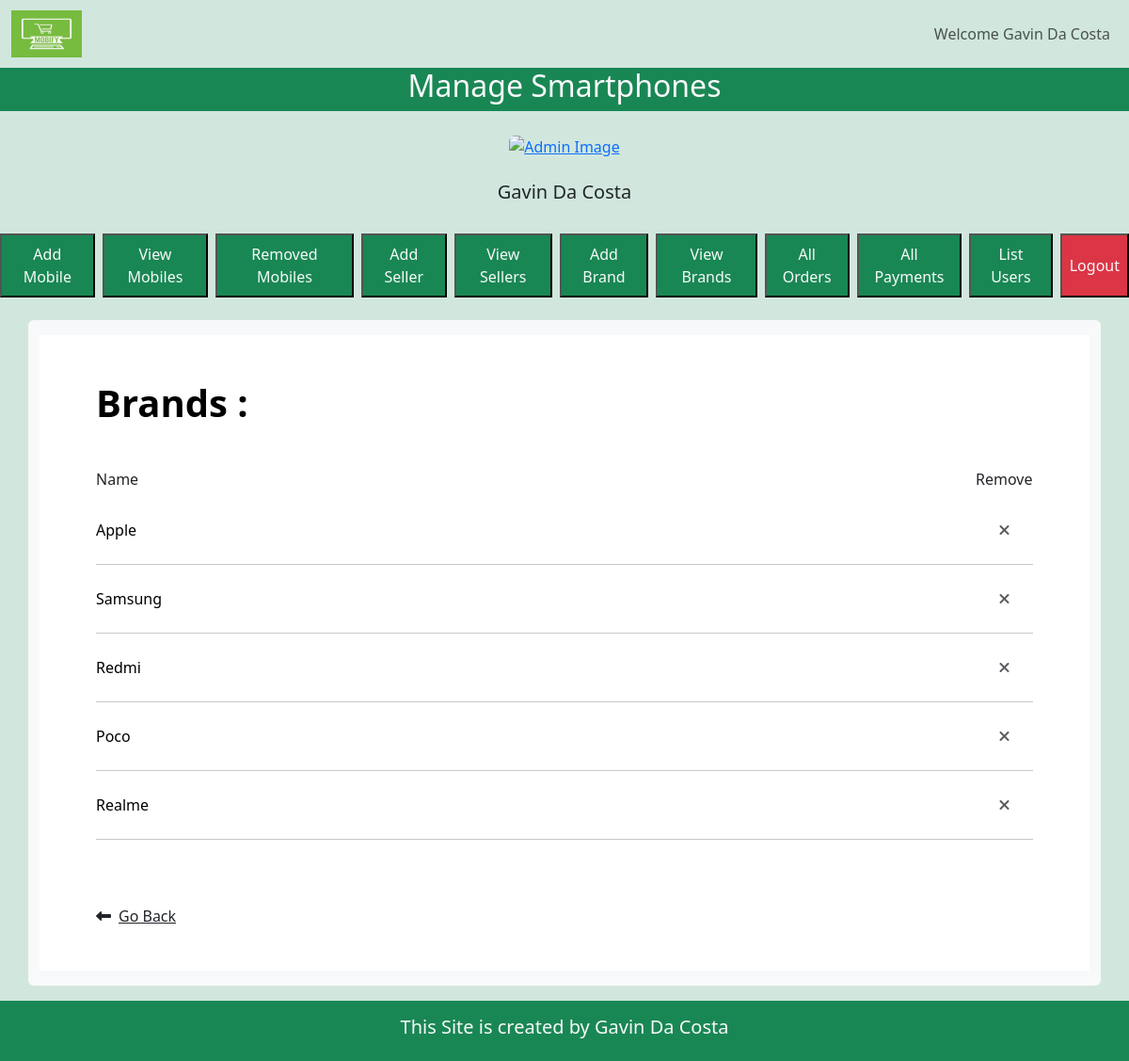
Screenshot of /admin/index.php?view_brand (signed in) with the database file from the repository.
### tables this page shows
CREATE TABLE `brand` (
  `b_id` int(11) NOT NULL,
  `b_name` varchar(100) NOT NULL
);

### admin/view_brand.php (the view, shortened to what this page needs)
<section class="h-100 h-custom " style="background-color: #ffffff;">
    <div class="container h-100">
        <div class="row d-flex justify-content-center align-items-center h-100">
            <div class="col-12">
                <div class="card-body p-0">
                    <div class="row g-0">
                        <div class="col-12">
                            <div class="p-5">
                                <div class="d-flex justify-content-between align-items-center mb-5">
                                    <h1 class="fw-bold mb-0 text-black">
                                        <?php echo 'Brands :';?>
                                    </h1>
                                </div>
                                <div class="row mb-4 d-flex justify-content-between align-items-center">
                                    <div class="col-11">
                                        <h6>Name</h6>
                                    </div>
                                    <div class="col-1">
                                        <h6>Remove</h6>
                                    </div>
                                </div>
                                <?php
                                            global $conn;
                                            $select_query = "select * from `brand`;";
                                            $result_select_query = mysqli_query($conn,$select_query);
                                            while($rowData = mysqli_fetch_assoc($result_select_query)){
                                                $brand_name = $rowData['b_name'];
                                                $brand_id = $rowData['b_id'];
                                                echo "<div class='row mb-4 d-flex justify-content-between align-items-center'>
                                                    <div class='col-11'>
                                                        <h6 class='text-black mb-0'>$brand_name</h6>
                                                    </div>
                                                    <div class='col-1 d-flex justify-content-center'>
    <a href='remove.php?removeBrand=$brand_id' class='text-muted'><i class='fas fa-times'></i></a>
</div>
                                                </div>
                                                <hr class='my-4'>";
                                            }
                                    ?>
                                <div class="pt-5">
                                    <h6 class="mb-0"><a href="index.php" class="text-body"><i
                                                class="fas fa-long-arrow-alt-left me-2"></i>Go Back</a></h6>
                                </div>
                            </div>
                        </div>
                    </div>
                </div>
            </div>
        </div>
    </div>
    </div>

### style.css (style rules this page uses)
* { margin: 0; padding: 0; box-sizing: border-box; }

### rows the page displays
brand: b_name "Apple"
brand: b_name "Samsung"
brand: b_name "Redmi"
brand: b_name "Poco"
brand: b_name "Realme"

### other values shown
$_SESSION['adm_name'] "Gavin Da Costa"
